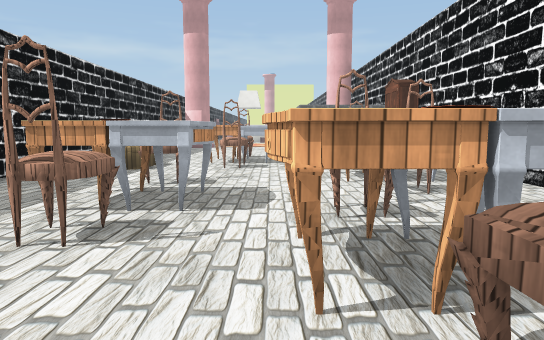
View 1 (above)

18 first-person views from a walk through a scene from a Unity 3-D project. The camera is 1.5 m above the floor, tilts 6° down and sees 70° across. The floor is counted in squares, 2 m on a side. Each view is taken from the middle of a square. On the plan, view 1 faces up. The plan holds only what a view shows up to about 12 squares ahead; the rest is blank. The place goes on beyond the plan. The player character is not drawn. Some animated figures are left out. Some surface patterns are stand-ins.

View 2
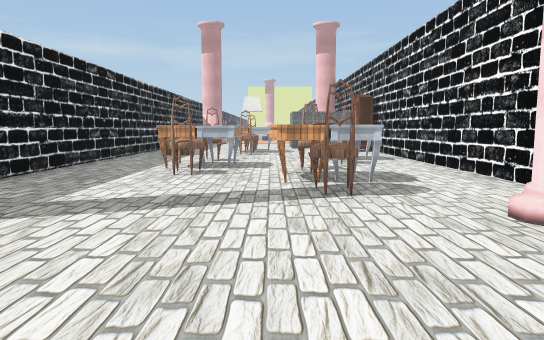

View 3
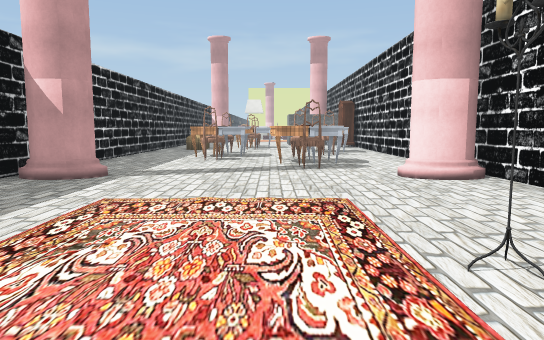

View 4
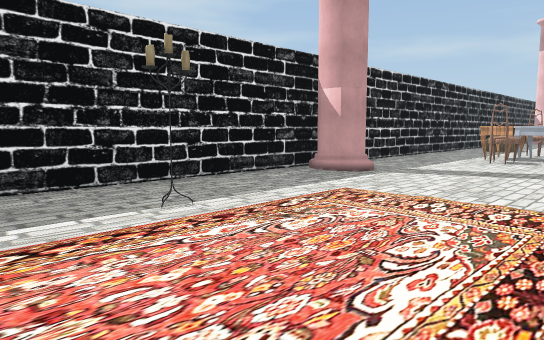

View 5
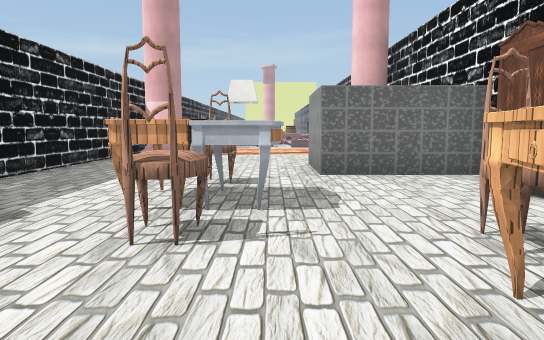

View 6
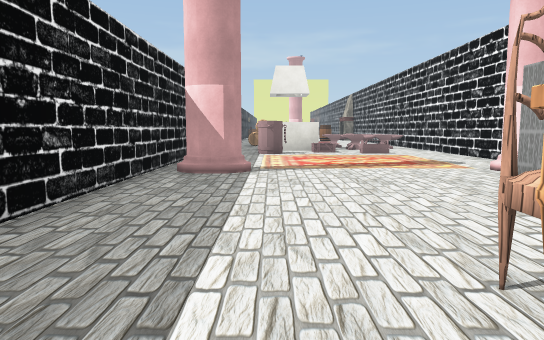

View 7
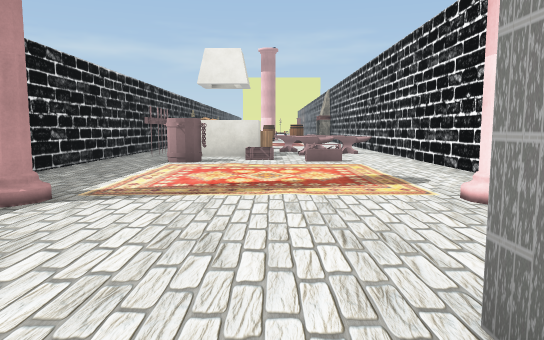

View 8
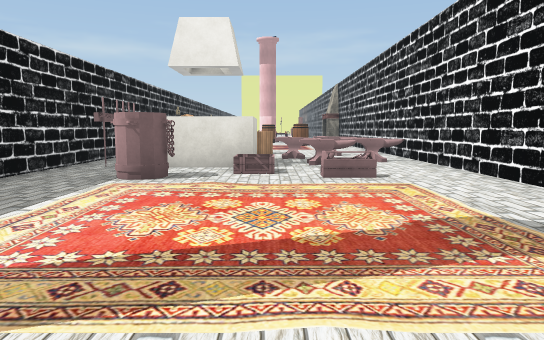

View 9
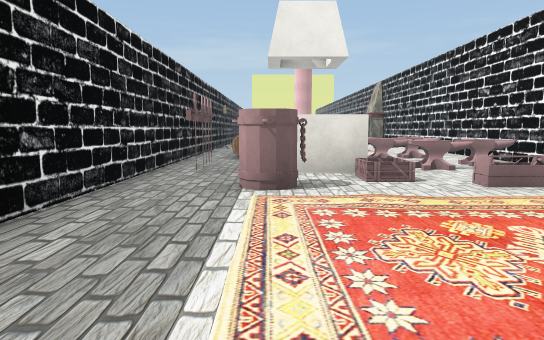

View 10
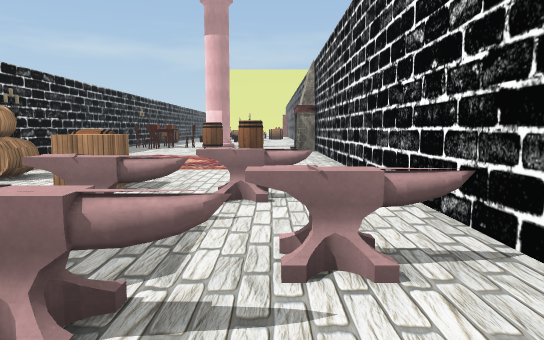

View 11
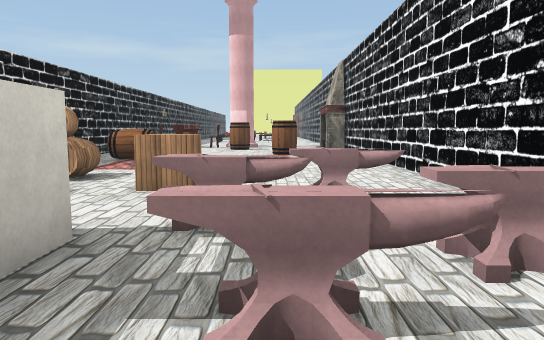

View 12
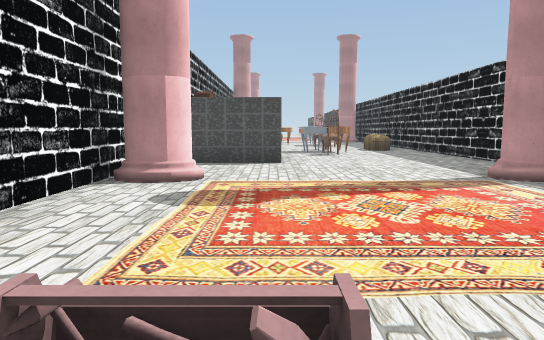

View 13
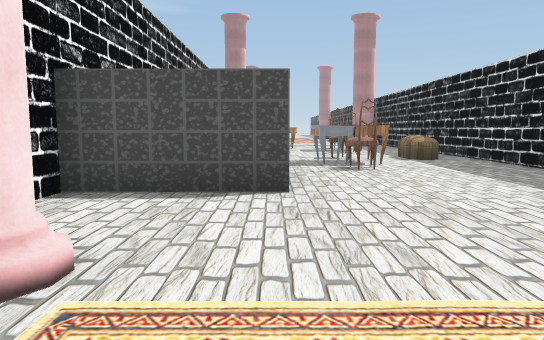

View 14
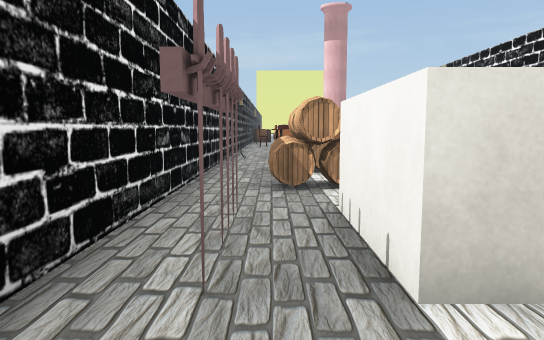

View 15
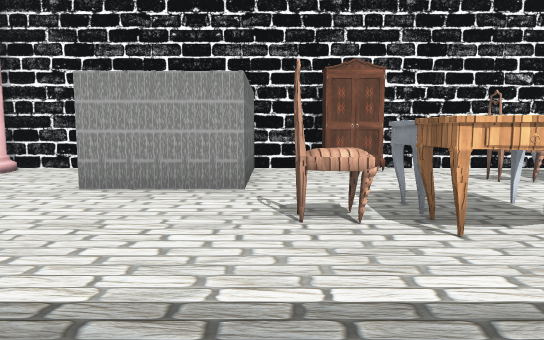

View 16
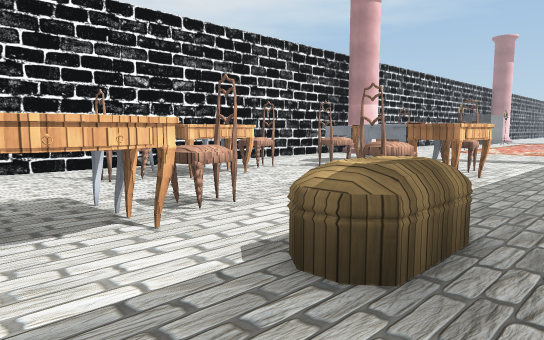

View 17
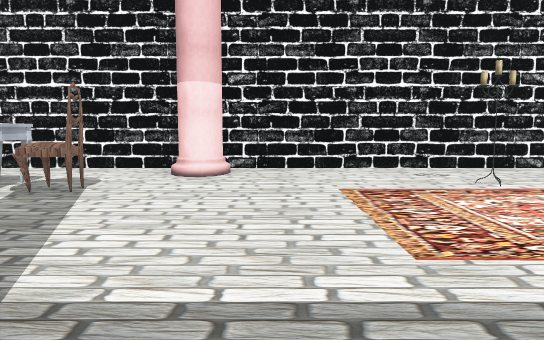

View 18
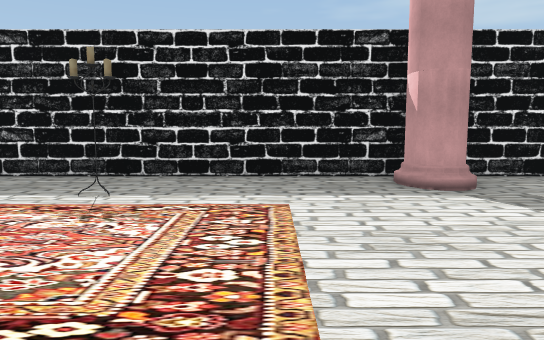

### Floor plan
Key: @ floor where view 1 was taken; # wall or solid block; x gap in a wall; . floor; C chair; W wardrobe; E desk; T toolbox; R crate; B barrel; O other object.
Columns run from 5 left of view 1 to 4 right of it. Each row starts with its distance up from view 1.
 34 #  ...B  #
 33 #...... .#
 32 #.BB... .#
 31 #... .. .#
 30 #... ....#
 29 #........#
 28 #.OO.....#
 27 #....R...#
 26 #.OO...O.#
 25 #....OO..#
 24 #x####.OO#
 23 #.####OO.#
 22 #....R...#
 21 #..O..T..#
 20 #........#
 19 #........#
 18 #........#
 17 #........#
 16 #.#.....##
 15 #........#
 14 #........#
 13 #.....####
 12 #.....####
 11 #........#
 10 #...C...W#
  9 #...E#..W#
  8 #.O.C....#
  7 #......C.#
  6 #.....E .#
  5 #...C..C.#
  4 #..EO....#
  3 #...C.C..#
  2 #....EO..#
  1 #.....C..#
  0 #....@...#
 -1 #.#.....##
 -2 #........#
 -3 #........#
 -4 #........#
 -5 #..#..#..#
 -6 #........#
 -7 #...... .#

Where each view was taken, in squares from view 1:
view 1: 0 up, 0 right, facing up
view 2: 4 down, 0 right, facing up
view 3: 7 down, 0 right, facing up
view 4: 7 down, 1 right, facing up-left
view 5: 5 up, 0 right, facing up
view 6: 9 up, 2 left, facing up
view 7: 12 up, 0 right, facing up
view 8: 15 up, 0 right, facing up
view 9: 16 up, 2 left, facing up
view 10: 22 up, 2 right, facing up
view 11: 22 up, 1 right, facing up
view 12: 22 up, 1 right, facing down
view 13: 18 up, 1 right, facing down
view 14: 21 up, 3 left, facing up
view 15: 11 up, 4 left, facing right
view 16: 10 up, 4 left, facing down-right
view 17: 2 down, 4 left, facing right
view 18: 3 down, 2 right, facing left
